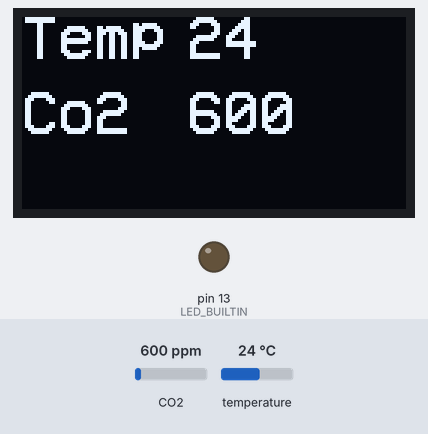
Bench run of a sketch on a simulated Arduino Uno, built with avr-gcc and run on an emulated ATmega328P. On the bench: 128×64 one-colour display, output pins drawn as LEDs (lit = HIGH). The inputs (shaded band) are chosen by the test bench; at power-on: CO2 600 ppm, temperature 24 °C.

Above: at 5.0 s.
5.1 s: CO2 set to 452 ppm
At 7.0 s:
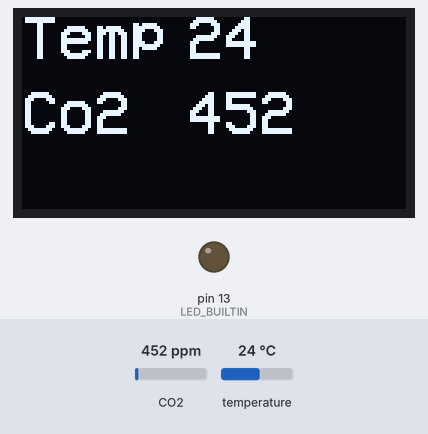
8.4 s: temperature set to 12 °C
At 10.2 s:
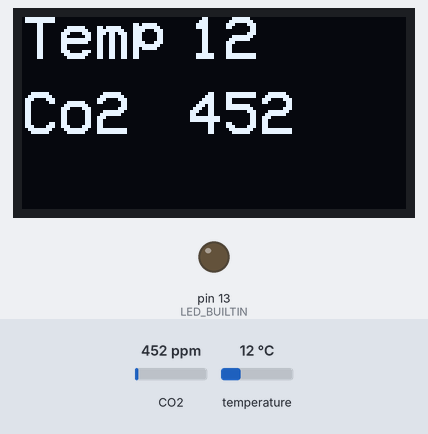
11.7 s: CO2 set to 1050 ppm
At 14.7 s:
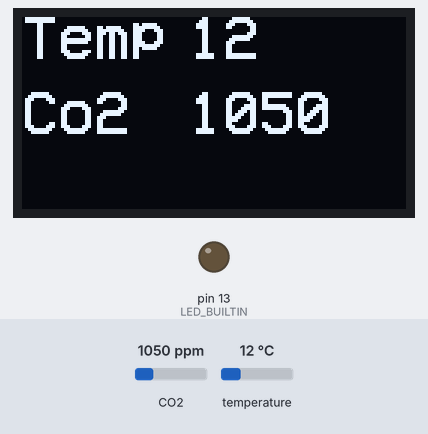
15.0 s: temperature set to 19 °C
At 16.6 s:
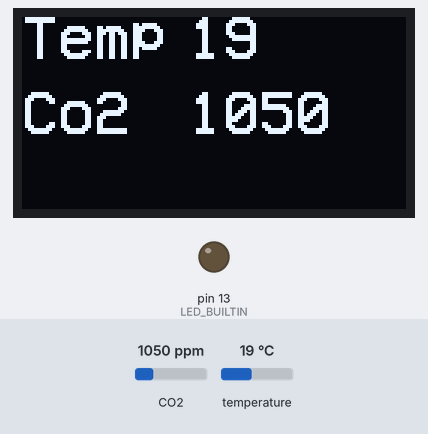
Timing chart, 0 to 18.1 s (numbered marks = the images above; inputs shaded):
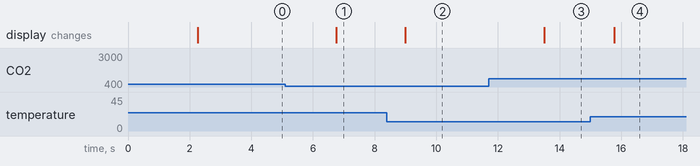

The sketch:

oled.ino
```cpp
#include <Arduino.h>
#include "MHZ19.h"
#include <SoftwareSerial.h>                                // Remove if using HardwareSerial
#include <Wire.h>
#include <U8g2lib.h>

#define RX_PIN 10                                          // Rx pin which the MHZ19 Tx pin is attached to
#define TX_PIN 11                                          // Tx pin which the MHZ19 Rx pin is attached to
#define BAUDRATE 9600                                      // Device to MH-Z19 Serial baudrate (should not be changed)

MHZ19 myMHZ19;                                             // Constructor for library
SoftwareSerial mySerial(RX_PIN, TX_PIN);                   // (Uno example) create device to MH-Z19 serial
U8G2_SSD1306_128X64_NONAME_2_HW_I2C display(U8G2_R0,/* reset=*/ U8X8_PIN_NONE);

unsigned long getDataTimer = 0;

void setup()
{
    pinMode(LED_BUILTIN, OUTPUT);
    digitalWrite(LED_BUILTIN, LOW);
    //Serial.begin(9600);                                     // Device to serial monitor feedback
    display.begin();
    display.setContrast(0);
    mySerial.begin(BAUDRATE);                               // (Uno example) device to MH-Z19 serial start
    myMHZ19.begin(mySerial);                                // *Serial(Stream) refence must be passed to library begin().

    myMHZ19.autoCalibration();                              // Turn auto calibration ON (OFF autoCalibration(false))

}

void loop()
{
    if (millis() - getDataTimer >= 2000)
    {
        int CO2;

        /* note: getCO2() default is command "CO2 Unlimited". This returns the correct CO2 reading even
        if below background CO2 levels or above range (useful to validate sensor). You can use the
        usual documented command with getCO2(false) */

        CO2 = myMHZ19.getCO2();                             // Request CO2 (as ppm)

//        Serial.print("CO2 (ppm): ");
//        Serial.println(CO2);

        int8_t Temp;
        Temp = myMHZ19.getTemperature();                     // Request Temperature (as Celsius)

        display.firstPage();
        do {
          display.setFont(u8g2_font_VCR_OSD_mr);
        display.drawStr(0, 15, "Temp ");
        display.setCursor(55, 15);
        display.print(Temp);
        display.drawStr(0, 40, "Co2  ");
        display.setCursor(55, 40);
        display.print(CO2);
        } while (display.nextPage());

//        display.setCursor(0, 33);
//        display.print(F("Temp: "));
//        display.setCursor(45, 33);
//        display.print(F("Co2: "));


//        Serial.print("Temperature (C): ");
//        Serial.println(Temp);

        getDataTimer = millis();
    }
}
```

Measured:
- after the input at 5.1 s, the display: changes after 1.7 s (image 1)
- after the input at 8.4 s, the display: changes after 0.60 s (image 2)
- after the input at 11.7 s, the display: changes after 1.8 s (image 3)
- after the input at 15.0 s, the display: changes after 0.77 s (image 4)
